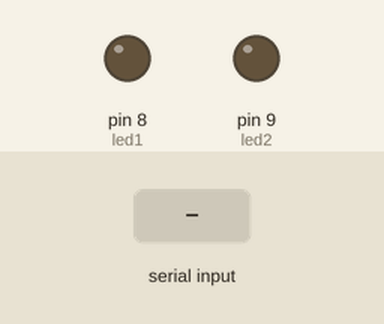
Simulated run of this sketch. Board: Arduino Uno, built with avr-gcc and run on an emulated ATmega328P. Shown: output pins drawn as LEDs (lit = HIGH). The inputs (shaded band) are chosen by the test bench.

Above: at 1.2 s.
1.3 s: "a" received over Serial
At 2.3 s:
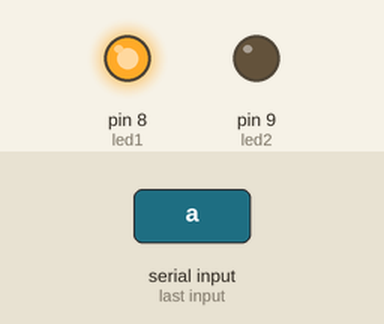
2.8 s: "c" received over Serial
At 3.5 s:
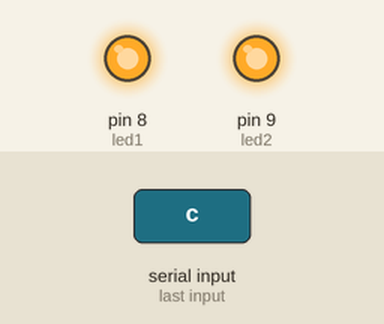
4.3 s: "b" received over Serial
At 4.6 s:
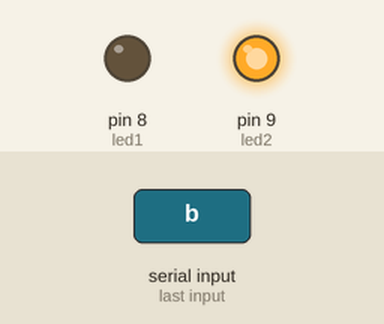
5.8 s: "d" received over Serial
At 7.0 s:
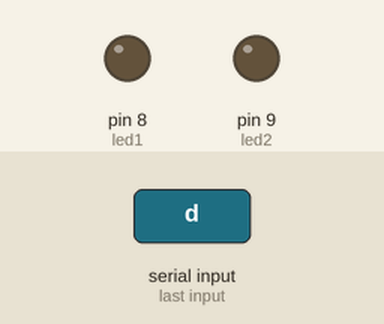
Timing chart, 0 to 8.3 s (numbered marks = the images above; inputs shaded):
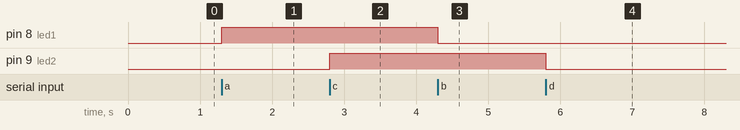

Measured:
- after the input at 1.3 s, pin 8 (led1): LOW → HIGH at once
- after the input at 2.8 s, pin 9 (led2): LOW → HIGH at once
- after the input at 4.3 s, pin 8 (led1): HIGH → LOW at once
- after the input at 5.8 s, pin 9 (led2): HIGH → LOW at once

The sketch:

sketch_may20a.ino
```cpp
int led1 = 8;
int led2 = 9;

void setup() {
pinMode(led1, OUTPUT);
pinMode(led2, OUTPUT);
Serial.begin(9600);

}

void loop() {
  if (Serial.available() > 0){
    char letra = Serial.read();
    if (letra == 'a'){
      digitalWrite(led1, HIGH);
    }
    else if(letra == 'b'){
      digitalWrite(led1, LOW);
    }
     else if(letra == 'c'){
      digitalWrite(led2, HIGH);
    }
     else if(letra == 'd'){
      digitalWrite(led2, LOW);
    }
  }
}
```
